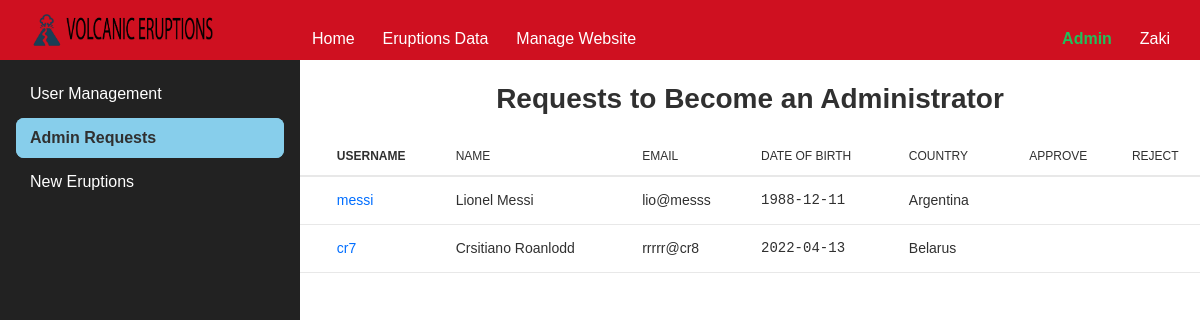
The app's page /admin/admin_requests (signed in) with its own data.
### myflask/models.py (models this page shows, shortened)
class User(db.Model, UserMixin):
    __tablename__ = "user"
    id = db.Column(db.Integer, primary_key=True)
    first_name = db.Column(db.Text, nullable=False)
    last_name = db.Column(db.Text, nullable=False)
    DOB = db.Column(db.Date, nullable=False)
    email = db.Column(db.Text, unique=True, nullable=False)
    username = db.Column(db.Text, unique=True, nullable=False)
    password = db.Column(db.Text, nullable=False)
    user_type = db.Column(db.Text, nullable=False)
    country = db.Column(db.Text, nullable=False)

### myflask/auth/routes.py (the view)
@auth_bp.route("/admin/admin_requests")
@login_required
def admin_requests():
    if current_user.user_type == "admin":
        users = load_admin_requests()
        return render_template("admin_requests.html", userlist=users)
    return redirect(url_for('main.index'))

### myflask/auth/routes.py (called while the page is built)
@login_manager.user_loader
def load_user(user_id):
    if user_id is not None:
        return User.query.get(user_id)
    return None

def load_admin_requests():
    return User.query.filter_by(user_type='A')

### myflask/templates/admin_requests.html (shortened to what this page needs)
{% extends "layout.html" %}
{% from "_formhelpers.html" import render_field %}
{% set page_name = 'admin_requests' %}
{% block content %}
    <div class="flex h-minus-nav">
        {% include 'sidebar_admin.html' %}
        <div class="container">
            <br>
            <h1 style="text-align: center">Requests to Become an Administrator</h1>
            <br>
            <table class="table">
                <thead>
                <tr>
                    <th></th>
                    <th class="is-bold">Username</th>
                    <th>Name</th>
                    <th>Email</th>
                    <th>Date of Birth</th>
                    <th>Country</th>
                    <th class="is-center">Approve</th>
                    <th class="is-center">Reject</th>
                </tr>
                </thead>
                <tbody>
                {% for eachuser in userlist %}
                    <tr>
                        {% if eachuser.user_type == 'admin' %}
                            <td class="is-center"
                            ><a><span class="d-icon d-security-verified-solid is-green-600"></span></a
                            ></td>
                        {% else %}
                            <td></td>
                        {% endif %}
                        <td><a href="/user/{{ eachuser.username }}">{{ eachuser.username }}</a></td>
                        <td>{{ eachuser.first_name }} {{ eachuser.last_name }}</td>
                        <td>{{ eachuser.email }}</td>
                        <td class="is-mono">{{ eachuser.DOB }}</td>
                        <td>{{ eachuser.country }}</td>
                        <td class="is-center"
                        ></td>
                        <td class="is-center"
                        ></td>
                    </tr>
                {% endfor %}
                </tbody>
            </table>
        </div>
    </div>
{% endblock %}

### myflask/templates/navbar.html (shortened to what this page needs)
<nav class="nav">
    <div class="nav-left">
        <img class="nav-brand" src="{{ url_for('static', filename='images/biglogo.png') }}" alt=""/>
    </div>
    {% if current_user.is_anonymous %}
        <div></div>
    {% else %}
        <div class="nav-responsive" id="navMenuContent">
            <div class="nav-center">
                <a class="nav-item" href="{{ url_for('main.index') }}">
                     Home
                </a>
                <a class="nav-item">
                     Eruptions Data
                </a>
                {% if current_user.user_type == 'admin' %}
                    <a class="nav-item" href="{{ url_for('auth.admin') }}">
                         Manage Website
                    </a>
                {% endif %}
            </div>
            <div class="nav-right">
                {% if current_user.user_type == 'admin' %}
                    <a class="nav-item is-bold is-green-500">
                         Admin
                    </a>
                {% elif current_user.user_type == 'A' %}
                    <a class="nav-item is-bold is-yellow-500">
                        <i class="d-icon d-security-verified-solid"></i> Pending
                    </a>
                {% endif %}
                <div class="menu menu--nav is-right">
                    <div class="nav-item menu-trigger"
                    >{{ current_user.first_name }}
                    </div>
                </div>
            </div>
        </div>
    {% endif %}
</nav>

### myflask/static/css/denali-dark-theme.css (style rules this page uses)
html { font-size:10px;-moz-osx-font-smoothing:grayscale;-webkit-font-smoothing:antialiased }

### records on screen
User: first_name "Zaki"
User: user_type "A" (drawn), username "messi", first_name "Lionel", last_name "Messi", email "lio@messs", DOB "1988-12-11", country "Argentina"
User: user_type "A" (drawn), username "cr7", first_name "Crsitiano", last_name "Roanlodd", email "rrrrr@cr8", DOB "2022-04-13", country "Belarus"
